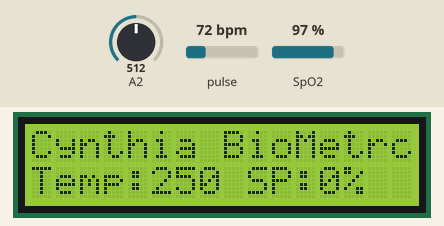
Recording of a sketch running on a simulated Arduino Uno, built with avr-gcc and run on an emulated ATmega328P. Parts: 16×2 character LCD. The inputs (shaded band) are chosen by the test bench; at power-on: A2 = 512, pulse 72 bpm, SpO2 97 %. What the sketch prints to the serial monitor is not drawn.

Above: at 1.6 s.
1.7 s: A2 set to 92
At 4.2 s:
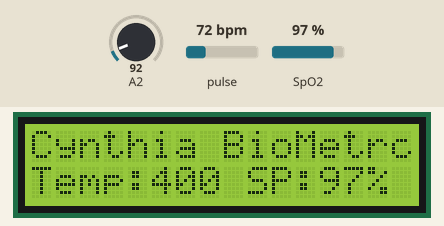
4.5 s: A2 set to 78
At 5.6 s:
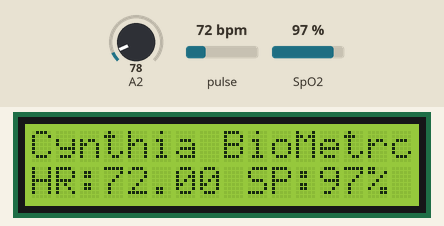
6.5 s: pulse set to 42 bpm
At 7.3 s:
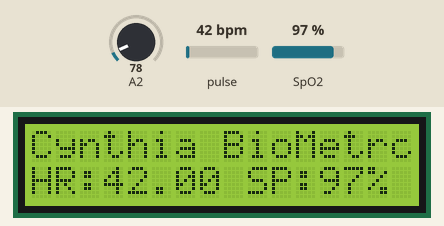
8.5 s: SpO2 set to 80 %
At 10.2 s:
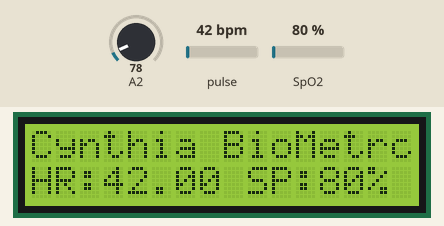
10.5 s: pulse set to 70 bpm
At 11.8 s:
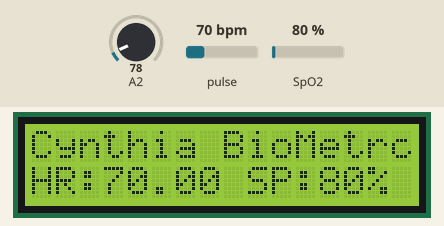
12.5 s: A2 set to 122
At 13.8 s:
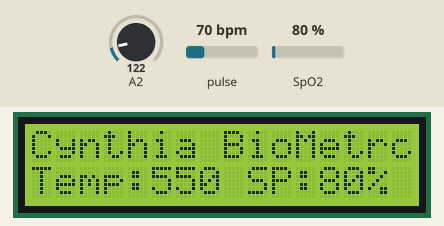
Timing chart, 0 to 15.5 s (numbered marks = the images above; inputs shaded):
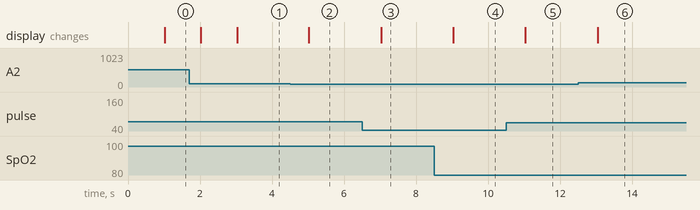

Measured:
- the behaviour switches between 84 and 83 on A2 (found by bisection; images 1 and 2)
- after the input at 1.7 s, the display: first changes after 0.32 s (image 1 shows a later state)
- after the input at 4.5 s, the display: changes after 0.52 s (image 2)
- after the input at 6.5 s, the display: changes after 0.53 s (image 3)
- after the input at 8.5 s, the display: changes after 0.53 s (image 4)
- after the input at 10.5 s, the display: changes after 0.54 s (image 5)
- after the input at 12.5 s, the display: changes after 0.55 s (image 6)

The sketch:

max301001.ino
```cpp
#include <Wire.h>
#include <LiquidCrystal_I2C.h>
#include "MAX30100_PulseOximeter.h"
#define REPORTING_PERIOD_MS 1000
PulseOximeter pox;
uint32_t tsLastReport=0;
int tempVal;
void onBeatDetected()
{
  Serial.println("Beat!");
}

LiquidCrystal_I2C lcd(0x27, 16,2);
void setup()
 {
    lcd.init();
  // Turn on the backlight of LCD display.
  lcd.backlight();
    lcd.clear();
  lcd.setCursor(0, 0);
  lcd.print( "Cynthia BioMetrcs" );
  Serial.begin(115200);
  Serial.print("Initialising pulse oximeter...");
  if(!pox.begin())
  {
    Serial.println("Failed");
    for(;;);

  }
  else
  {
    Serial.println("Success");
  }
  pox.setIRLedCurrent(MAX30100_LED_CURR_7_6MA);
  pox.setOnBeatDetectedCallback(onBeatDetected);

}

void loop() {
  pox.update();
  if(millis()-tsLastReport>REPORTING_PERIOD_MS)
  {
    Serial.print("Heart Rate:");
    Serial.print(pox.getHeartRate());
    Serial.print("bpm/ spo2:");
    Serial.print(pox.getSpO2());
    Serial.println("%");
    tsLastReport=millis();
    lcd.setCursor(0, 1);
    lcd.print("HR:");
    lcd.print(pox.getHeartRate());
    lcd.setCursor(9, 1);
    lcd.print("SP:");
    lcd.print(pox.getSpO2());
    lcd.print("%");
    tempVal = analogRead(A2);
    tempVal *= 5;
    tempVal /= 10;
    tempVal -= 6;
    Serial.print("temp:");
    Serial.println(tempVal);
    if (tempVal>35)
    {
        lcd.setCursor(0, 1);
        lcd.print("Temp:");
        lcd.print(tempVal);
    }
  }


}
```
